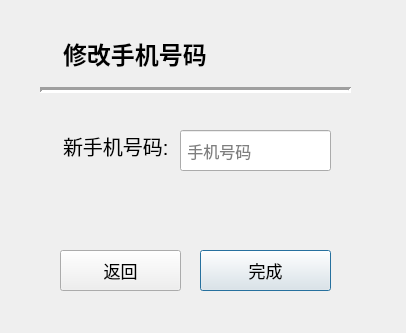
<?xml version="1.0" encoding="UTF-8"?>
<ui version="4.0">
 <class>changePhone</class>
 <widget class="QDialog" name="changePhone">
  <property name="geometry">
   <rect>
    <x>0</x>
    <y>0</y>
    <width>406</width>
    <height>333</height>
   </rect>
  </property>
  <property name="windowTitle">
   <string>Dialog</string>
  </property>
  <widget class="QPushButton" name="doneBtn4">
   <property name="geometry">
    <rect>
     <x>200</x>
     <y>250</y>
     <width>131</width>
     <height>41</height>
    </rect>
   </property>
   <property name="font">
    <font>
     <pointsize>13</pointsize>
    </font>
   </property>
   <property name="text">
    <string>完成</string>
   </property>
  </widget>
  <widget class="QPushButton" name="returnBtn4">
   <property name="geometry">
    <rect>
     <x>60</x>
     <y>250</y>
     <width>121</width>
     <height>41</height>
    </rect>
   </property>
   <property name="font">
    <font>
     <pointsize>13</pointsize>
    </font>
   </property>
   <property name="text">
    <string>返回</string>
   </property>
  </widget>
  <widget class="QLabel" name="photoTitle">
   <property name="geometry">
    <rect>
     <x>63</x>
     <y>38</y>
     <width>151</width>
     <height>31</height>
    </rect>
   </property>
   <property name="font">
    <font>
     <pointsize>18</pointsize>
     <weight>75</weight>
     <italic>false</italic>
     <bold>true</bold>
     <strikeout>false</strikeout>
     <kerning>true</kerning>
    </font>
   </property>
   <property name="text">
    <string>修改手机号码</string>
   </property>
  </widget>
  <widget class="Line" name="line">
   <property name="geometry">
    <rect>
     <x>40</x>
     <y>80</y>
     <width>311</width>
     <height>20</height>
    </rect>
   </property>
   <property name="font">
    <font>
     <weight>75</weight>
     <bold>true</bold>
    </font>
   </property>
   <property name="lineWidth">
    <number>3</number>
   </property>
   <property name="orientation">
    <enum>Qt::Horizontal</enum>
   </property>
  </widget>
  <widget class="QLabel" name="changeName_2">
   <property name="geometry">
    <rect>
     <x>63</x>
     <y>130</y>
     <width>141</width>
     <height>31</height>
    </rect>
   </property>
   <property name="font">
    <font>
     <pointsize>15</pointsize>
     <weight>50</weight>
     <italic>false</italic>
     <bold>false</bold>
     <strikeout>false</strikeout>
     <kerning>true</kerning>
    </font>
   </property>
   <property name="text">
    <string>新手机号码:</string>
   </property>
  </widget>
  <widget class="QLineEdit" name="newPhone">
   <property name="geometry">
    <rect>
     <x>180</x>
     <y>130</y>
     <width>151</width>
     <height>41</height>
    </rect>
   </property>
   <property name="font">
    <font>
     <pointsize>12</pointsize>
    </font>
   </property>
   <property name="placeholderText">
    <string> 手机号码</string>
   </property>
  </widget>
 </widget>
 <resources/>
 <connections/>
</ui>
